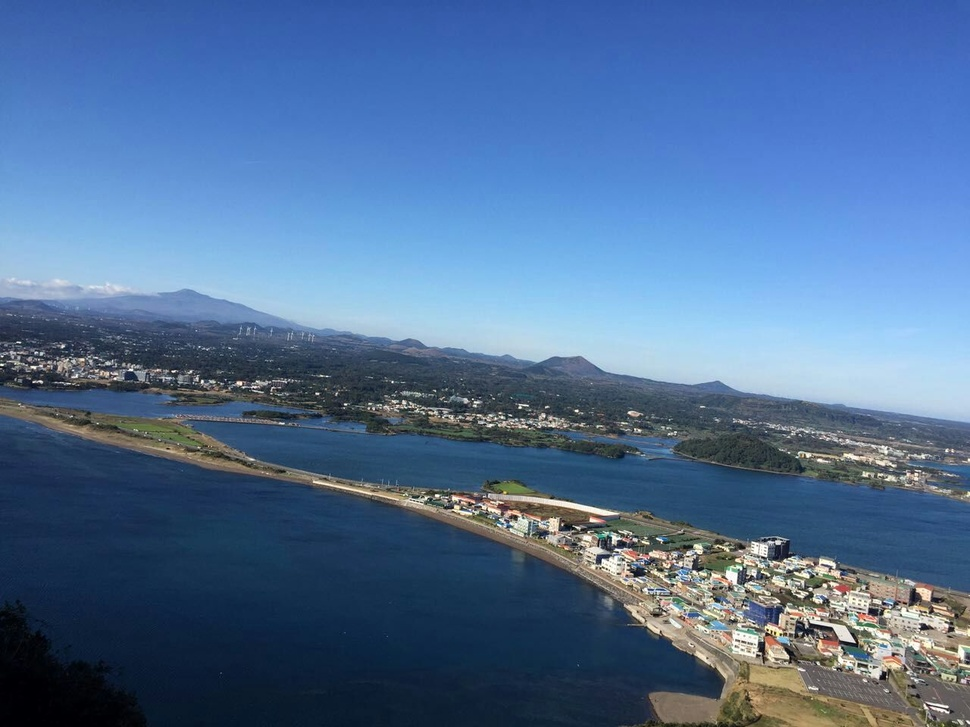
#> input picture opencv/0001.jpg, 970 x 727 px, shrunk from 1280 x 960 before the run, given in place of the camera
$ python '008_核心_图像处理.py'
#> lines starting #> are read from the running program, lines starting #| are printed output that depends on the picture; after the words box and inside, x2 and y2 are one past the last pixel; in counts of white or black regions, pixels touching at a corner belong together
# -*- coding: utf-8 -*-
"""
Created on Tue Apr  2 19:00:08 2019

@author: yangna

@e-mail: ityangna0402@163.com
"""

import cv2
import numpy as np
#############转化颜色空间
#cv2.cvtColor(input_image, flag)
# BGR->GRAY:cv2.COLOR_BGR2GRAY
# BGR->HSV:cv2.COLOR_BGR2HSV
#H:色彩/色度[0,179],S:饱和度[0,255],V亮度[0,255]
#opencv中HSV值和其他软件中的HSV值比对的时候要归一化
flags = [index for index in dir(cv2) if index.startswith('COLOR_')]
print(flags)

#############物体跟踪
#BGR->HSV之后,可以利用这一点来提取带有某个特定颜色的物体
#在HSV颜色空间中要比BGR空间中更容易表示一个特定的颜色
#比如提取一个蓝色的物体
# 视频中获取每一帧图像
# 图像转换到HSV空间
# 设置HSV阈值到蓝色范围
# 获取蓝色物体,进行其他操作
cap = cv2.VideoCapture(0)

while True:
    #获取每一帧视频
    ret,frame = cap.read()
#> frame is the input picture: shape (727, 970, 3); mean B, G, R 150, 111.2, 80.5
    if ret:
        #转换称HSV
        hsv = cv2.cvtColor(frame, cv2.COLOR_BGR2HSV)
#> hsv: shape (727, 970, 3); mean H, S, V 97.7, 130.2, 152.8
    else:
        break
    #设置蓝色的阈值
    '''怎样找到要跟踪对象的HSV值
    cvArray,cvMat,IplImage
    green = np.uint8([[[0,255,0]]])
    hsv_green = cv2.cvtColor(green, cv2.COLOR_BGR2HSV)
    print(hsv_green)
    '''
    lower_b = np.array([110, 50, 50])
    upper_b = np.array([130, 255, 255])

    #构建掩模
    mask = cv2.inRange(hsv, lower_b, upper_b)#除了蓝色区域是白色255的,其他部分就是黑色的
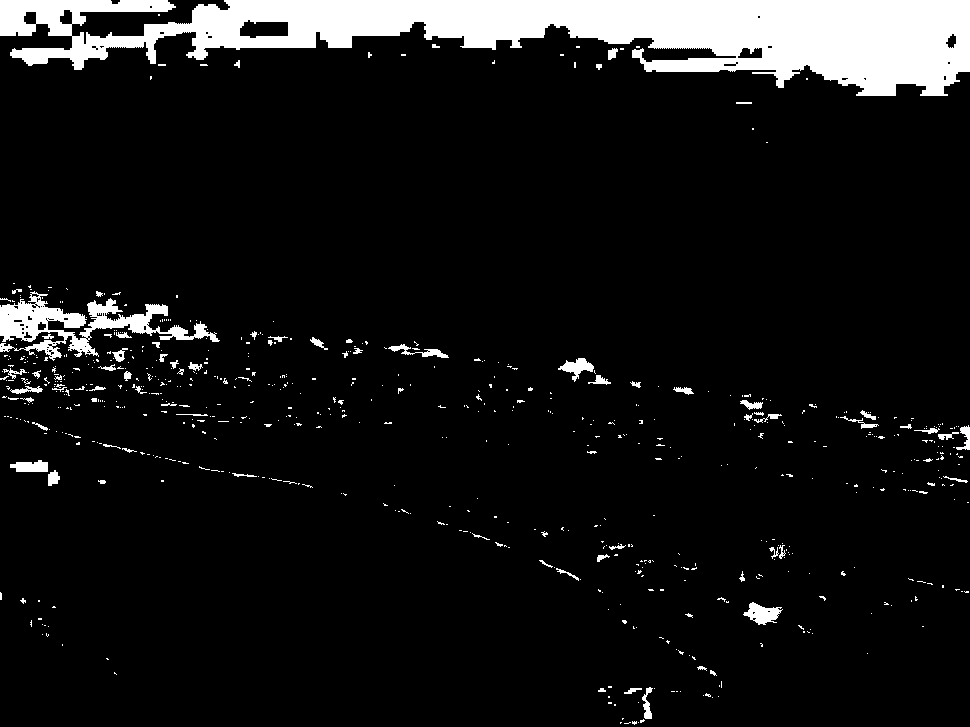
#> mask: shape (727, 970); 8.7% white; 675 white regions (597 under 20 px), largest, box (x1, y1, x2, y2) and area: (0, 0, 970, 96) 48915, (0, 291, 220, 361) 4884, (743, 602, 783, 625) 497
    #位运算
    res = cv2.bitwise_and(frame, frame, mask=mask)
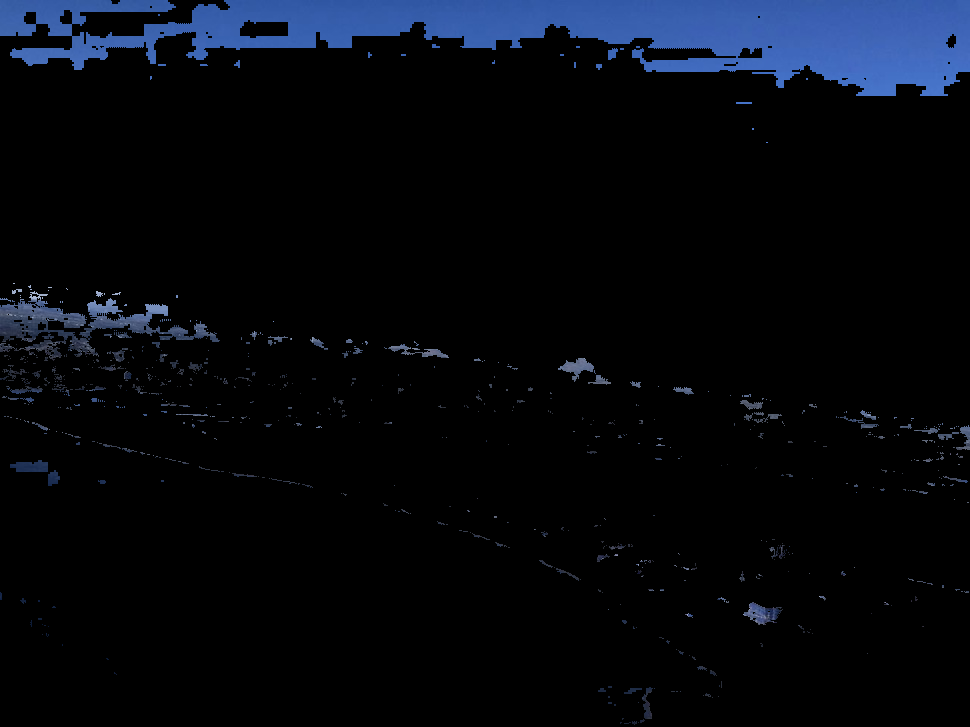
#> res: shape (727, 970, 3); mean B, G, R 14.3, 8.2, 5.3
    #显示图像
    cv2.imshow('frame', frame)
    cv2.imshow('mask', mask)
    cv2.imshow('res', res)
    key = cv2.waitKey(5)&0xFF
#> (key Esc is pressed here)
    if 27 == key:
        break
cap.release()#使用过摄像头之后一定要记得释放,不然在次使用会报错
cv2.destroyAllWindows()

$ run again, on opencv/0002.jpg
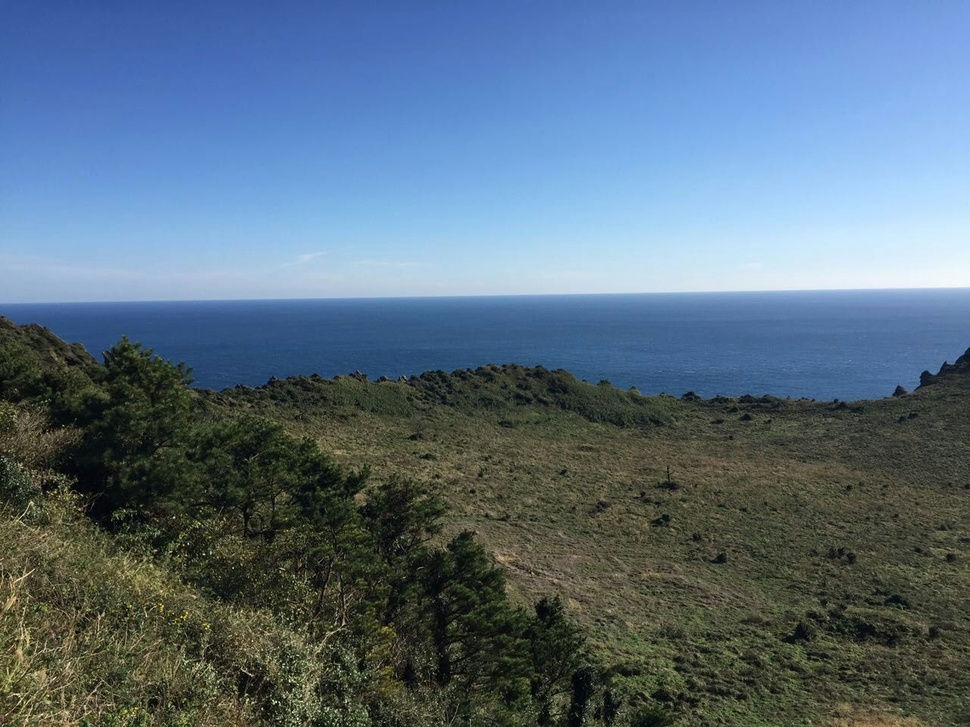
#> input picture opencv/0002.jpg, 970 x 727 px, shrunk from 1280 x 960 before the run, given in place of the camera
#> frame is the input picture: shape (727, 970, 3); mean B, G, R 127.7, 110.1, 89.1
#> hsv: shape (727, 970, 3); mean H, S, V 73.3, 99, 136.7
#> `mask = cv2.inRange(hsv, lower_b, upper_b)#除了蓝色区域是白色255的,其他部分就是黑色的`:
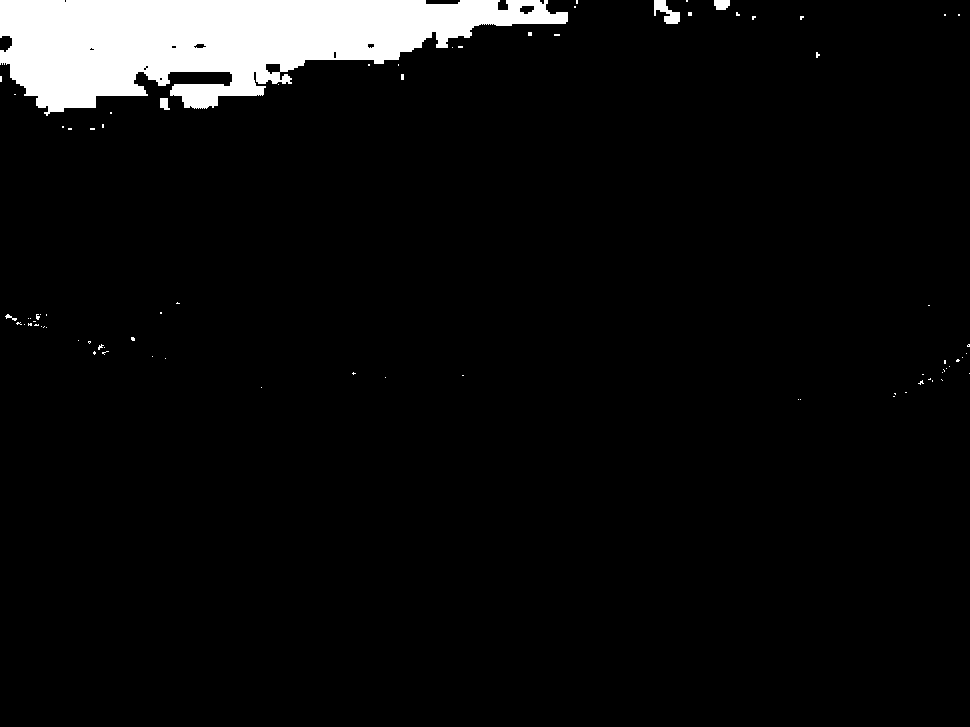
#> mask: shape (727, 970); 5.5% white; 79 white regions (74 under 20 px), largest, box (x1, y1, x2, y2) and area: (0, 0, 568, 116) 38113, (654, 0, 680, 24) 332, (714, 0, 730, 10) 140, (160, 98, 170, 110) 92, (5, 314, 17, 321) 32
#> `res = cv2.bitwise_and(frame, frame, mask=mask)`:
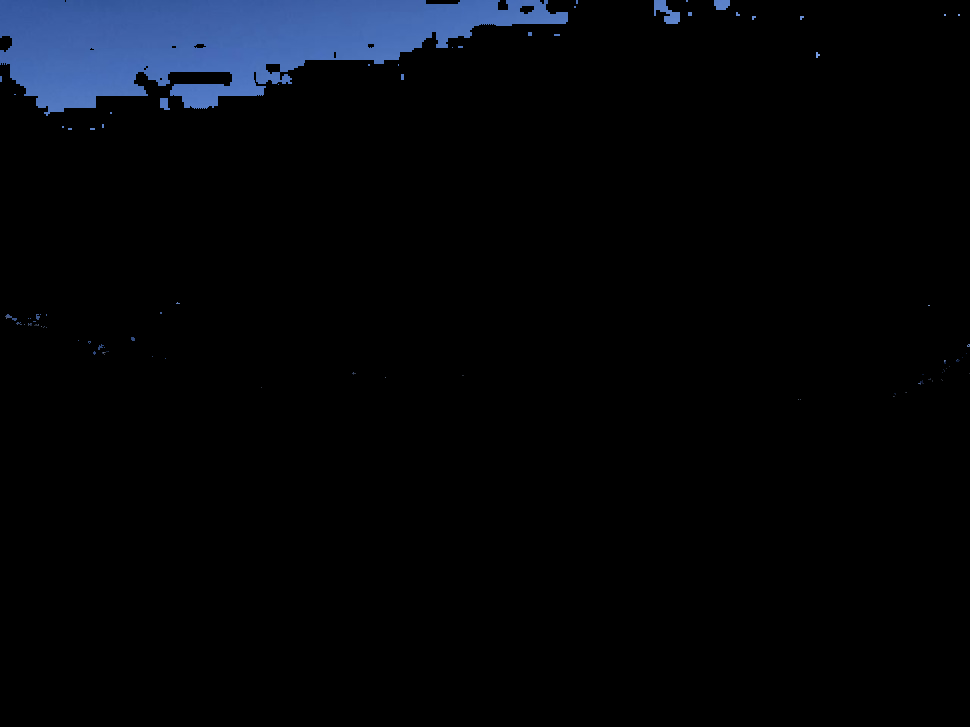
#> res: shape (727, 970, 3); mean B, G, R 9.8, 5.8, 3.8

$ run again, on opencv/0003.jpg
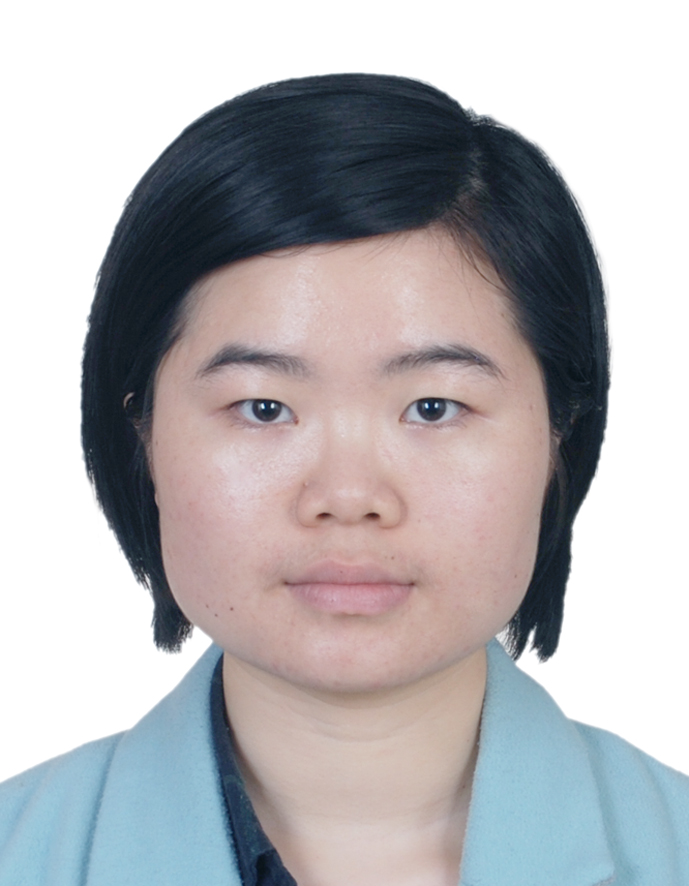
#> input picture opencv/0003.jpg, 689 x 886 px, given in place of the camera
#> frame is the input picture: shape (886, 689, 3); mean B, G, R 181, 178.2, 179.9
#> hsv: shape (886, 689, 3); mean H, S, V 41.3, 40.4, 190.7
#> `mask = cv2.inRange(hsv, lower_b, upper_b)#除了蓝色区域是白色255的,其他部分就是黑色的`:
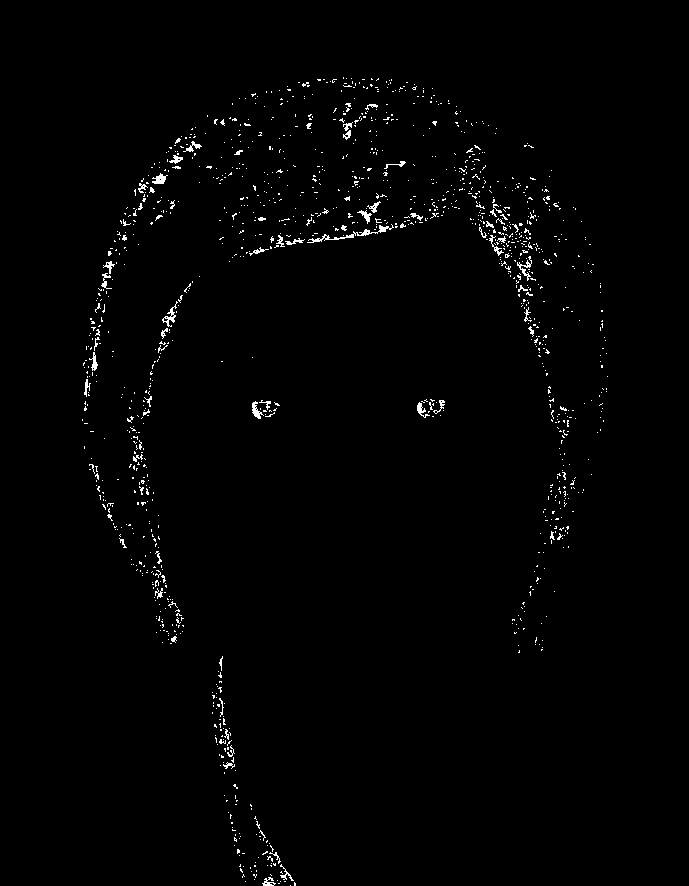
#> mask: shape (886, 689); 1.2% white in thin lines or dots, all inside (x1, y1, x2, y2) = (82, 77, 608, 886)
#> `res = cv2.bitwise_and(frame, frame, mask=mask)`:
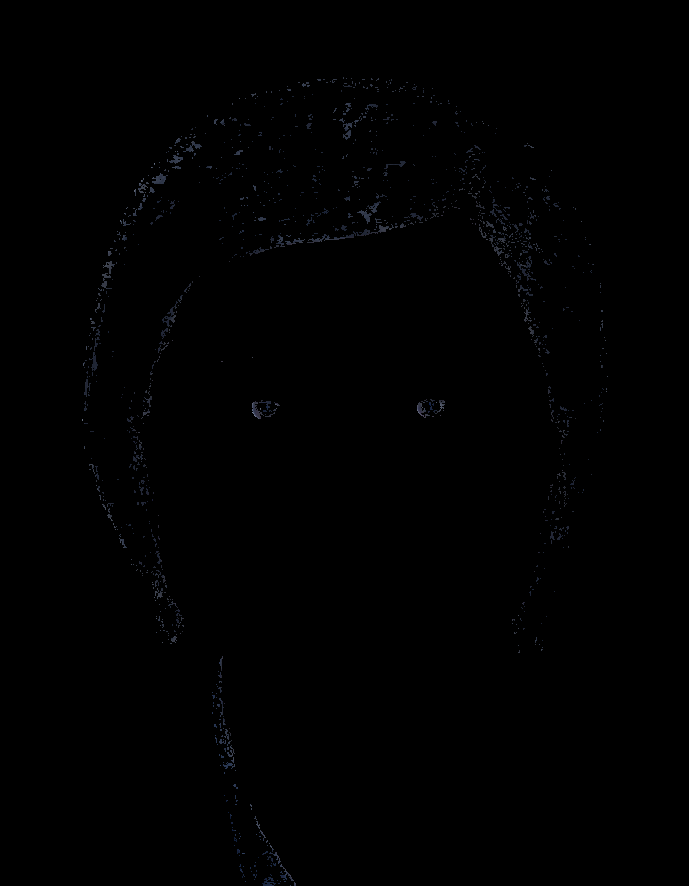
#> res: shape (886, 689, 3); mean B, G, R 0.7, 0.6, 0.5
